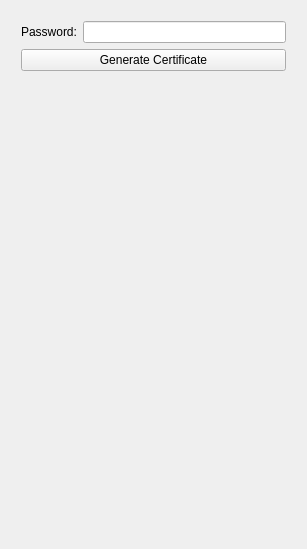
                <widget class="QWidget" name="DSPSettings">
                 <property name="geometry">
                  <rect>
                   <x>0</x>
                   <y>0</y>
                   <width>307</width>
                   <height>549</height>
                  </rect>
                 </property>
                 <attribute name="label">
                  <string>DSP Settings</string>
                 </attribute>
                 <layout class="QHBoxLayout" name="horizontalLayout_37">
                  <item>
                   <layout class="QVBoxLayout" name="verticalLayout_12" stretch="1,1,5">
                    <property name="leftMargin">
                     <number>10</number>
                    </property>
                    <property name="topMargin">
                     <number>10</number>
                    </property>
                    <property name="rightMargin">
                     <number>10</number>
                    </property>
                    <property name="bottomMargin">
                     <number>10</number>
                    </property>
                    <item>
                     <layout class="QHBoxLayout" name="horizontalLayout_38">
                      <item>
                       <widget class="QLabel" name="label_32">
                        <property name="text">
                         <string>Password:</string>
                        </property>
                       </widget>
                      </item>
                      <item>
                       <widget class="QLineEdit" name="lineEdit"/>
                      </item>
                     </layout>
                    </item>
                    <item>
                     <widget class="QPushButton" name="pushButton_2">
                      <property name="text">
                       <string>Generate Certificate</string>
                      </property>
                     </widget>
                    </item>
                    <item>
                     <spacer name="verticalSpacer_5">
                      <property name="orientation">
                       <enum>Qt::Vertical</enum>
                      </property>
                      <property name="sizeHint" stdset="0">
                       <size>
                        <width>20</width>
                        <height>40</height>
                       </size>
                      </property>
                     </spacer>
                    </item>
                   </layout>
                  </item>
                 </layout>
                </widget>
